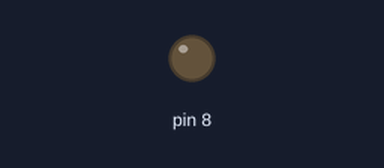
A sketch run on a simulated Arduino Uno, built with avr-gcc and run on an emulated ATmega328P. Parts: output pins drawn as LEDs (lit = HIGH).

Above: at 0.4 s.
At 4.1 s:
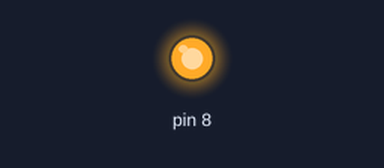
Timing chart, 0 to 4.6 s (numbered marks = the images above):
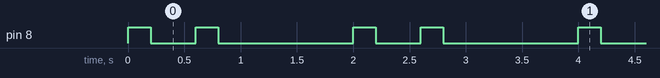

Measured:
- by itself, pin 8: repeats every 2.0 s: LOW 0.40 s, HIGH 0.20 s, LOW 1.2 s, HIGH 0.20 s
- by itself, everything shown: repeats every 2.0 s, in 4 steps

The sketch:

Blink.ino
```cpp
int bpm = 30;
int beatDuration = 60000 / bpm;
int lubDuration = 0.10 * beatDuration;
int dubDuration = 0.10 *  beatDuration;
int shortGap = 0.2 * beatDuration;
int longGap = 0.6 * beatDuration;

void setup() {
  pinMode(8, OUTPUT);

}

void loop() {
  digitalWrite(8, HIGH);
  delay(lubDuration);

  digitalWrite(8, LOW);
  delay(shortGap);

  digitalWrite(8, HIGH);
  delay(dubDuration);

  digitalWrite(8, LOW);
  delay(longGap);
}
```
